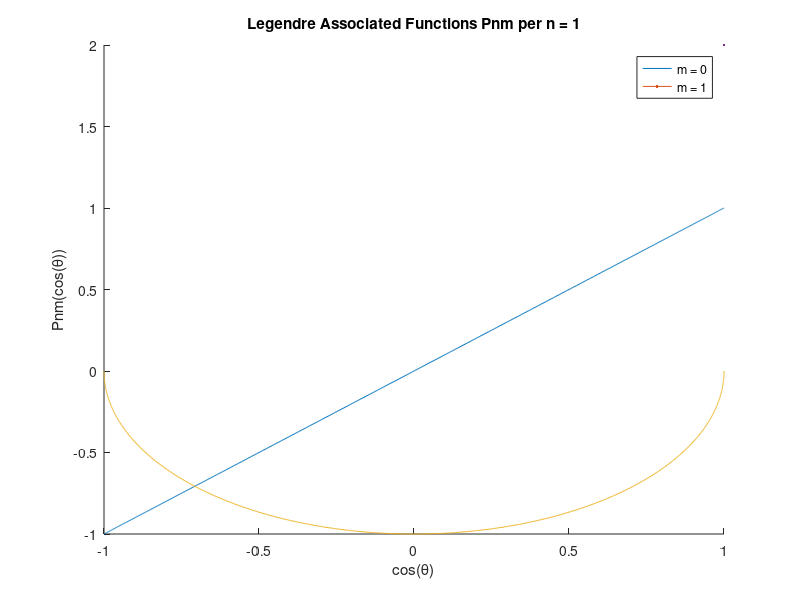
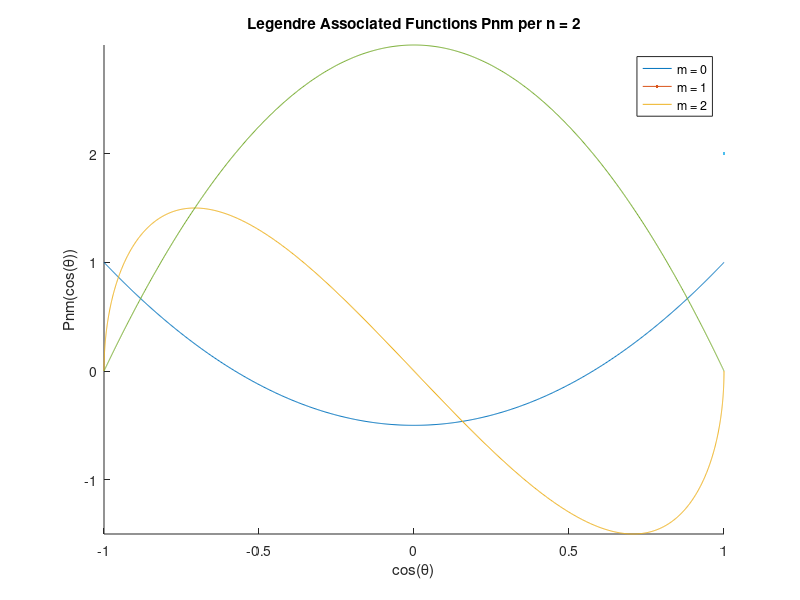
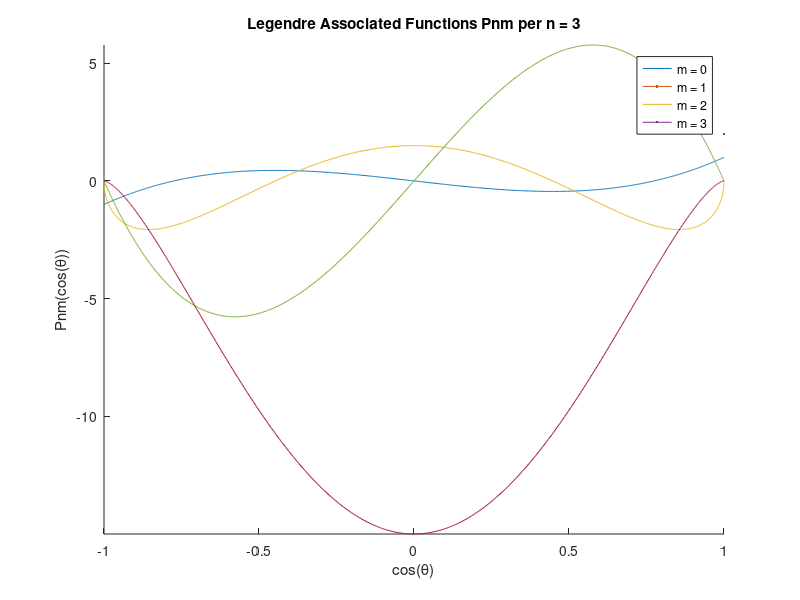
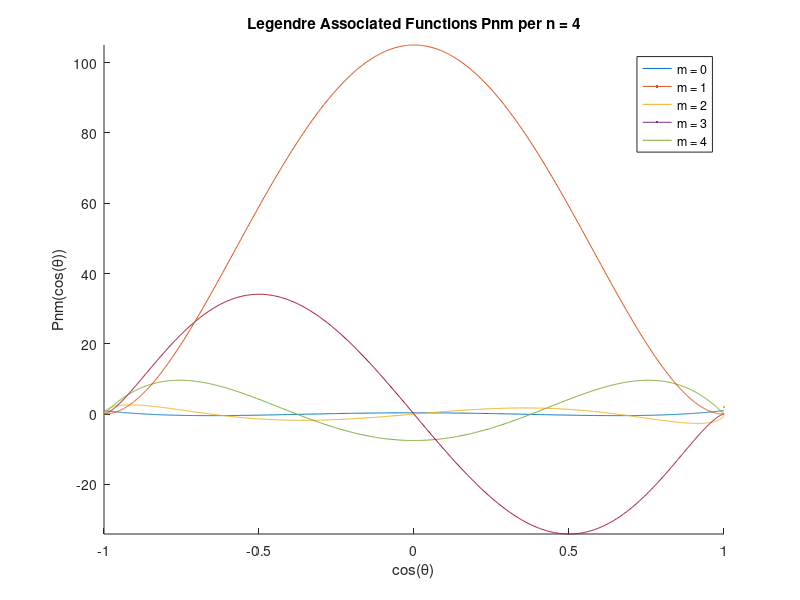

Recreate these plots in MATLAB, in order.
%%%%%%%%%%%%%%%%%%%%%%%%%%%%%%%%%%%%%%%%%%%%%%%%%%%%%%%%%%%%%%%%%%%%%%%%%%%
%%%%%%%%%%%%%%% LEGENDRE ASSOCIATED FUNCTIONS %%%%%%%%%%%%%%%%%%%%%%%%%%%%%
%
% This code is an example of Legendre Function as definied in the reference
% article. Useful to check and debug.

% Reference: On the Computation af Derivatives of Legendre Functions (W.Bosh 2000)
%author: Vincenzo Miranda
%Date: 20/05/24
%%%%%%%%%%%%%%%%%%%%%%%%%%%%%%%%%%%%%%%%%%%%%%%%%%%%%%%%%%%%%%%%%%%%%%%%%%%

%%%%%%%%%%%%%%%%%%%%%%%%%%%%%%%%%%%%%%%%%%%%%%%%%%%%%%%%%%%%%%%%%%%%%%%%%%%
                   %LEGENDRE ASSOCIATED FUNCTION TEST

n_tot = 5;  % Numero totale di ordini
angle = linspace(0, pi, 1000);  % Intervallo di angoli da 0 a pi

% Loop per ogni n (grado del polinomio di Legendre)
for n = 1:n_tot

    figure;  % Crea una nuova figura per ogni n
    
    % Array per contenere i nomi delle legende
    legend_entries = {};  
    
    % Loop per ogni m (ordine del polinomio di Legendre)
    for m = 0:n
                
        % Calcola le funzioni associate di Legendre per ogni m
        Pnn = legendre(n, cos(angle)); 
        
        % Estrai il corrispondente Pnm per questo m (sarà in Pnn(m+1,:,:))
        Pnm = Pnn(m+1, :);  % Estrai la riga appropriata corrispondente a m
        
        % Aggiungi il valore di m alla legenda
        legend_entries{end+1} = ['m = ' num2str(m)];
        
        % Plot della funzione Pnm in funzione dell'angolo
        hold on;
        plot(cos(angle), Pnm,LineWidth=2);
    end
    
    % Impostazioni degli assi e del titolo
    axis tight;
    title(['Legendre Associated Functions Pnm per n = ', num2str(n)]);
    xlabel('cos(\theta)');
    ylabel('Pnm(cos(\theta))');
    
    % Aggiungi la legenda
    legend(legend_entries, 'Location', 'best');
    
    hold off;
end


%Verifiche eseguite:
%Pnm(+-1)=0        per ogni m>0 nei valori theta=0 e pi deve valere 0 [OK]
%Pn0(+1)=1         [OK]
%Pn0(-1)=(-1)^n    n=0->1  n=1->-1 n=2->1   [OK]     

%NB dunque ai poli contribuisce solo m=0 per ogni n dal momento che il
%resto delle funzioni di legendre assume valore nullo.

%%%%%%%%%%%%%%%%%%%%%%%%%%%%%%%%%%%%%%%%%%%%%%%%%%%%%%%%%%%%%%%%%%%%%%%%%%%
%%%%%%%%%%%%%%%%%%%%%%%%%%%%%%%%%%%%%%%%%%%%%%%%%%%%%%%%%%%%%%%%%%%%%%%%%%%
%%
%%%%%%%%%%%%%%%%%%%%%%%%%%%%%%%%%%%%%%%%%%%%%%%%%%%%%%%%%%%%%%%%%%%%%%%%%%%
            %LEGENDRE FIRST DERIVATIVE ASSOCIATED FUNCTION


% Function for correct evaluation of Legendre associated function
% derivative fixed degree n and order m.
clc
close all
clear all

n_tot=5;
angle=linspace(0,pi,1000);


for n=1:n_tot

       figure;  % Crea una nuova figura per ogni n
    
    % Array per contenere i nomi delle legende
    legend_entries = {};  
    
    for m=0:n
        
        % Calcola le funzioni associate di Legendre per ogni m
        Pnm = legendre(n, cos(angle)); 
        
        % % Estrai il corrispondente Pnm per questo m (sarà in Pnn(m+1,:,:))
        % Pnm = Pnn(m+1, :);  % Estrai la riga appropriata corrispondente a m
        % 
        % Aggiungi il valore di m alla legenda
        legend_entries{end+1} = ['m = ' num2str(m)];
        

%Special case for m=0
if m==0
  Pn1(:,:)=Pnm(m+2,:,:);
  Tau(:,:)=(-Pn1(:,:));

%Evaluation of Derivative Pnm for m>0 
elseif m==n
   P_nm_minus(:,:)=Pnm(m,:,:);  %Pn m-1   
   Tau=n*P_nm_minus ; %Recursive relation for Der Pnm     

  elseif m<n 
  P_nm_plus(:,:)=Pnm(m+2,:,:); %Pn m+1 
  P_nm_minus(:,:)=Pnm(m,:,:);  %Pn m-1   
  Tau=0.5*( (n+m)*(n-m+1)*P_nm_minus - P_nm_plus ); %Recursive relation for Der Pnm 
 end


  % Plot della funzione Pnm in funzione dell'angolo
        hold on;
        plot(cos(angle), Tau,LineWidth=2);

end 

    % Impostazioni degli assi e del titolo
    axis tight;
    title(['Functions \tau per n = ', num2str(n)]);
    xlabel('cos(\theta)');
    ylabel('\tau (\theta)');
    
    % Aggiungi la legenda
    legend(legend_entries, 'Location', 'best');
    hold off;

  end

%%%%%%%%%%%%%%%%%%%%%%%%%%%%%%%%%%%%%%%%%%%%%%%%%%%%%%%%%%%%%%%%%%%%%%%%%%
%%%%%%%%%%%%%%%%%%%%%%%%%%%%%%%%%%%%%%%%%%%%%%%%%%%%%%%%%%%%%%%%%%%%%%%%%%
%%
%%%%%%%%%%%%%%%%%%%%%%%%%%%%%%%%%%%%%%%%%%%%%%%%%%%%%%%%%%%%%%%%%%%%%%%%%%%
                            %PIGRECO FUNCTION
                            
n_tot = 3;  % Numero totale di ordini
angle = linspace(0, pi, 1000);  % Intervallo di angoli da 0 a pi
pig0=0*ones(1,length(angle));
pig1=1*ones(1,length(angle));
Pig=zeros(n_tot,n_tot+1,length(angle));

% Loop per ogni n (grado del polinomio di Legendre)
for n = 1:n_tot

    figure;  % Crea una nuova figura per ogni n
    
    % Array per contenere i nomi delle legende
    legend_entries = {};  
    
    % Loop per ogni m (ordine del polinomio di Legendre)
    for m = 0:n
                
        % Calcola le funzioni associate di Legendre per ogni m
        Pnn = legendre(n, cos(angle)); 
        
        % Estrai il corrispondente Pnm per questo m (sarà in Pnn(m+1,:,:))
        Pnm = Pnn(m+1, :);  % Estrai la riga appropriata corrispondente a m
        
%%%%%%%%%%%%%%%%%%%%%%%%%%%%%%%% 
        if m==0
            Pig(n,m+1,:)=0*ones(1,length(angle));
%%%%%%%%%%%%%%%%%%%%%%%%%%%%%%%%
        elseif m==1

        if n==1
        Pig(n,m+1,:)=pig1.*ones(1,length(angle));
        elseif n==2
        Pig(n,m+1,:)= (2*n-1)/(n-1)*cos(angle).*pig1 - n/(n-1)*pig0;
        else
        PiG11=squeeze(Pig(n-1,m+1,:))';
        PiG22=squeeze(Pig(n-2,m+1,:))';
        Pig(n,m+1,:)= (2*n-1)/(n-1)*cos(angle).*PiG11 - n/(n-1)*PiG22;
        end

%%%%%%%%%%%%%%%%%%%%%%%%%%%%%%%%%
        else 
         Pig(n,m+1,:) = m*Pnm./ sin(angle); % Funzione settoriale   
%%%%%%%%%%%%%%%%%%%%%%%%%%%%%%%%
        end

        % Aggiungi il valore di m alla legenda
        legend_entries{end+1} = ['m = ' num2str(m)];
        
        % Plot della funzione Pnm in funzione dell'angolo
        hold on;
        plot(cos(angle), squeeze(Pig(n,m+1,:)) ,LineWidth=2);
    end
    
    % Impostazioni degli assi e del titolo
    axis tight;
    title(['Functions \pi per n = ', num2str(n)]);
    xlabel('cos(\theta)');
    ylabel('\pi (\theta))');
    
    % Aggiungi la legenda
    legend(legend_entries, 'Location', 'best');
    hold off;
    xlim([-1 1])
end